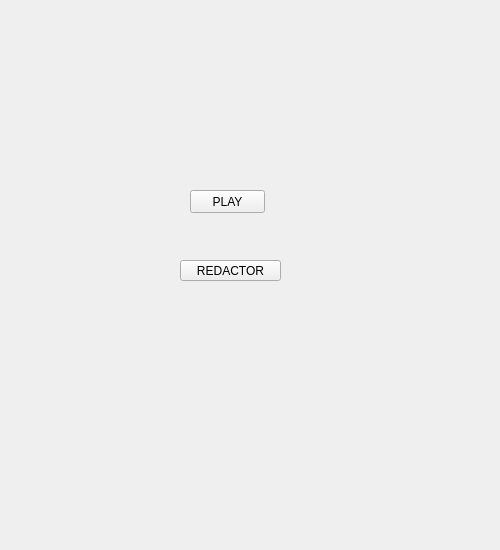
<?xml version="1.0" encoding="UTF-8"?>
<ui version="4.0">
 <class>StartGame</class>
 <widget class="QWidget" name="StartGame">
  <property name="geometry">
   <rect>
    <x>0</x>
    <y>0</y>
    <width>500</width>
    <height>550</height>
   </rect>
  </property>
  <property name="windowTitle">
   <string>Pacman</string>
  </property>
  <property name="styleSheet">
   <string notr="true"/>
  </property>
  <widget class="QWidget" name="centralWidget" native="true">
   <property name="geometry">
    <rect>
     <x>0</x>
     <y>0</y>
     <width>470</width>
     <height>370</height>
    </rect>
   </property>
  </widget>
  <widget class="QWidget" name="centralWidget" native="true">
   <property name="geometry">
    <rect>
     <x>0</x>
     <y>0</y>
     <width>500</width>
     <height>450</height>
    </rect>
   </property>
   <widget class="QPushButton" name="play_button">
    <property name="geometry">
     <rect>
      <x>190</x>
      <y>190</y>
      <width>75</width>
      <height>23</height>
     </rect>
    </property>
    <property name="text">
     <string>PLAY</string>
    </property>
   </widget>
   <widget class="QPushButton" name="redactor_button">
    <property name="geometry">
     <rect>
      <x>180</x>
      <y>260</y>
      <width>101</width>
      <height>21</height>
     </rect>
    </property>
    <property name="text">
     <string>REDACTOR</string>
    </property>
   </widget>
  </widget>
 </widget>
 <layoutdefault spacing="6" margin="11"/>
 <resources/>
 <connections/>
</ui>
